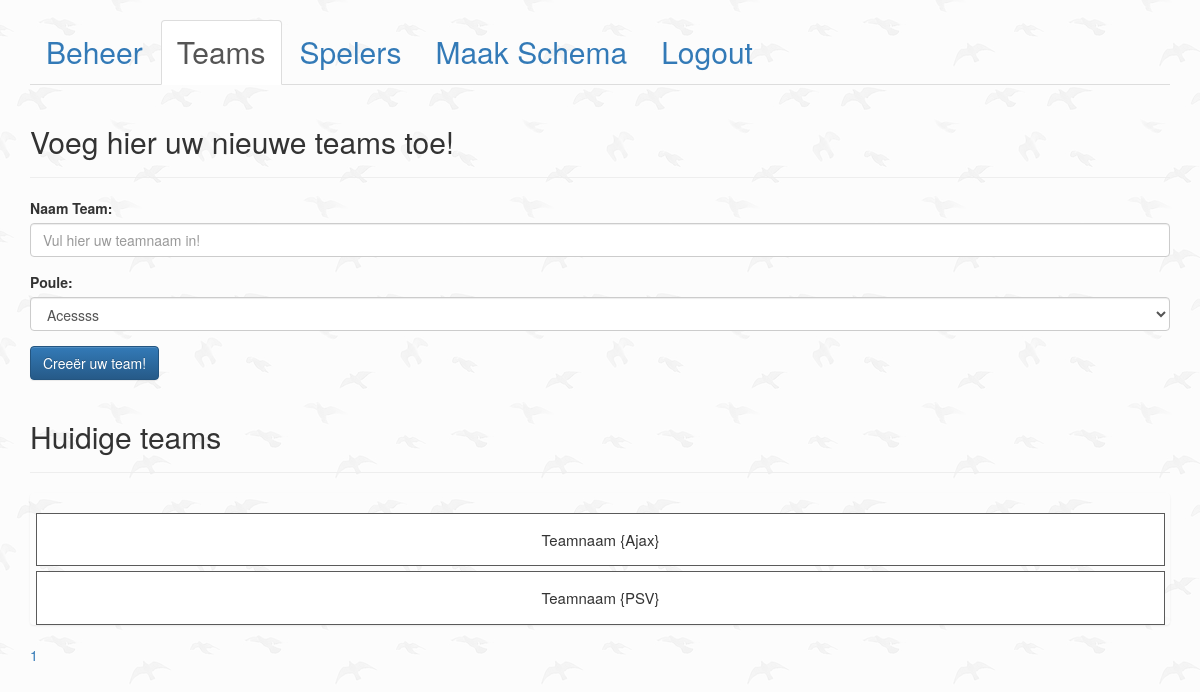
/public/createTeam.php (signed in), run on an earlier commit of the app's database.
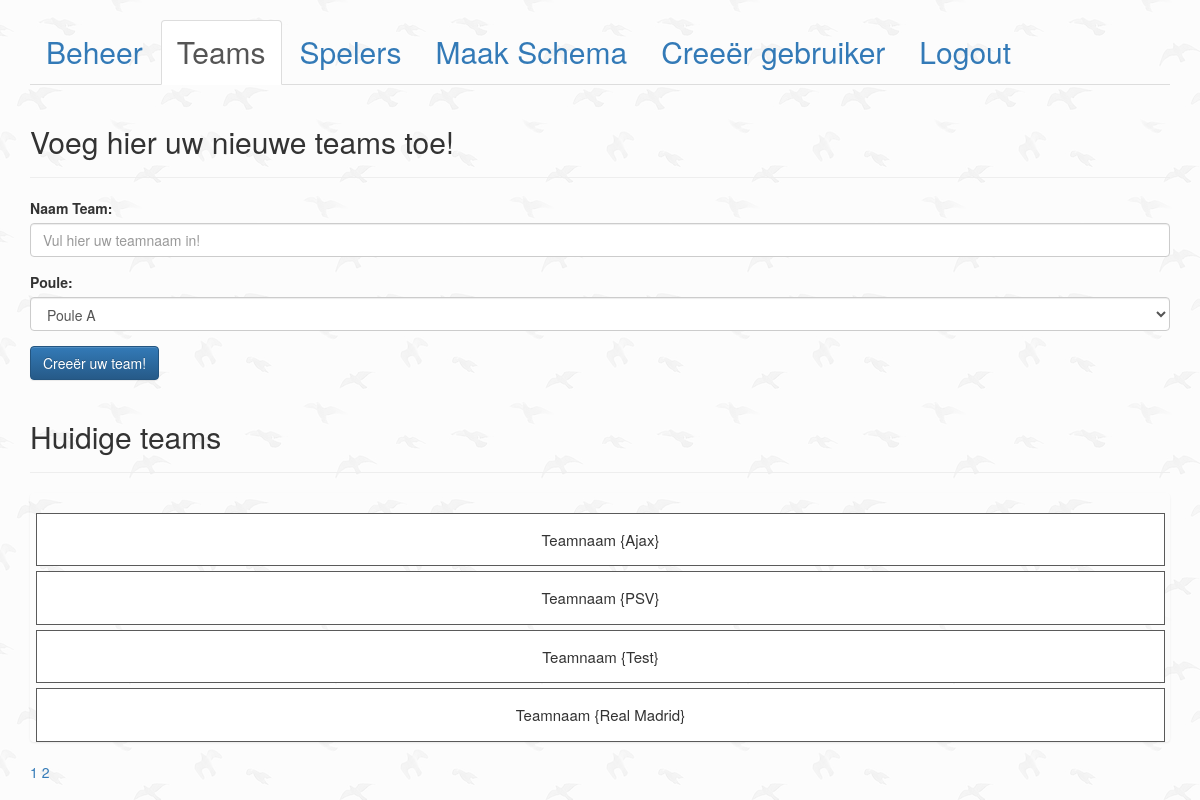
And on a later commit of the database.
### tables this page shows
CREATE TABLE `tbl_teams` (
  `id` int(11) UNSIGNED NOT NULL,
  `poule_id` int(11) NOT NULL,
  `name` varchar(255) NOT NULL,
  `created_at` datetime NOT NULL DEFAULT CURRENT_TIMESTAMP,
  `deleted_at` datetime DEFAULT NULL
);

### public/createTeam.php (the view, shortened to what this page needs)
<?php
require ('header.php');
require ('../app/database.php');
?>
    <ul class="nav nav-tabs">
        <li role="presentation"><a href="beheer.php">Beheer</a></li>
        <li role="presentation" class="active"><a href="createTeam.php">Teams</a></li>
        <li role="presentation"><a href="createPlayer.php">Spelers</a></li>
        <li role="presentation"><a href="createGame.php">Maak Schema</a></li>
        <?php
        if ( $_SESSION['adminLevel'] == "2" ) {
            echo "
                        <li role=\"presentation\"><a href=\"createUser.php\">Creeër gebruiker</a></li>
                ";
        }
        ?>
        <li role="presentation"><a href="logout.php">Logout</a></li>
    </ul>
    <header class="page-header">
        <h2>Voeg hier uw nieuwe teams toe!</h2>
    </header>
<section>
    <form action="../app/team_manager.php" method="POST" enctype="multipart/form-data">
        <div class="form-group">
            <label for="nameTeam">Naam Team:</label>
            <input type="text" class="form-control" name="nameTeam" placeholder="Vul hier uw teamnaam in!">
        </div>
        <?php
        $poules = $db_conn->prepare( "SELECT * FROM tbl_poules");
        $poules->execute();
        $poules = $poules->fetchAll(PDO::FETCH_ASSOC);
        ?>
        <div class="form-group">
            <label for="pouleID">Poule:</label>
            <select  class="form-control" name="pouleID">
                <?php
                foreach ($poules as $poule)
                {
                    echo "<option value=".$poule['id'].">
                            <p>".$poule['naam']."</p>
                            </option>";
                }
                ?>
            </select>
        </div>
        <div class="form-group">
            <input type="submit" value="Creeër uw team!" class="btn btn-primary" name="register">
        </div>
    </form>
    <header class="page-header">
        <h2>Huidige teams</h2>
    </header>
        <?php
        $page = isset($_GET['page'])?(int)$_GET['page'] : 1;
        $perPage = isset($_GET['per-page'])&& $_GET['per-page'] <=4  ?(int)$_GET['per-page'] : 4;
        $start = ($page > 1) ? ($page * $perPage) - $perPage : 0;
        $teams = $db_conn->prepare ("SELECT SQL_CALC_FOUND_ROWS * FROM tbl_teams LIMIT {$start},{$perPage}");
        $teams->execute();
        $teams = $teams->fetchAll(PDO::FETCH_ASSOC);
        $total = $db_conn->query("SELECT FOUND_ROWS() as total")->fetch()['total'];
        $pages = ceil($total /$perPage);
        ?>
        <ul class="list-group">
            <?php
            foreach ($teams as $team)
            {
                echo "<ul class=\"agenda-item\">
                          <form action=\"../app/adjust_form.php\" method='\"POST\"'>
                          <input type=\"hidden\" name=\"adjust\" value=\"{$team['id']}\">
                          <input class=\"adjust\" type=\"submit\" value=\"adjust\">
                             </form>
                          <li>Teamnaam {{$team['name']}}</li>
                          <form action=\"../app/delete_manager.php\" method='\"POST\"'>
                          <input type=\"hidden\" name=\"delete\" value=\"{$team['id']}\">
                          <input class=\"delete\" type=\"submit\" value=\"delete\">
                          </form>
                          </ul>";
            }
            ?>
        </ul>
        <div class="pagenation">
            <?php  for ($x =1; $x <= $pages; $x++) :?>
                <a href="?page=<?php echo $x; ?>&per-page=<?php echo $perPage ?>"><?php  echo $x; ?></a>
            <?php endfor; ?>
        </div>
</section>
<?php
 require ('footer.php');
?>

What changed in the data, as far as the page shows it:
added tbl_teams: name "Test"
added tbl_teams: name "Real Madrid"
Also different on the page:
form field pouleID: "Acessss" → "Poule A"
text now shown: "Creeër gebruiker"
new list line: "2"
